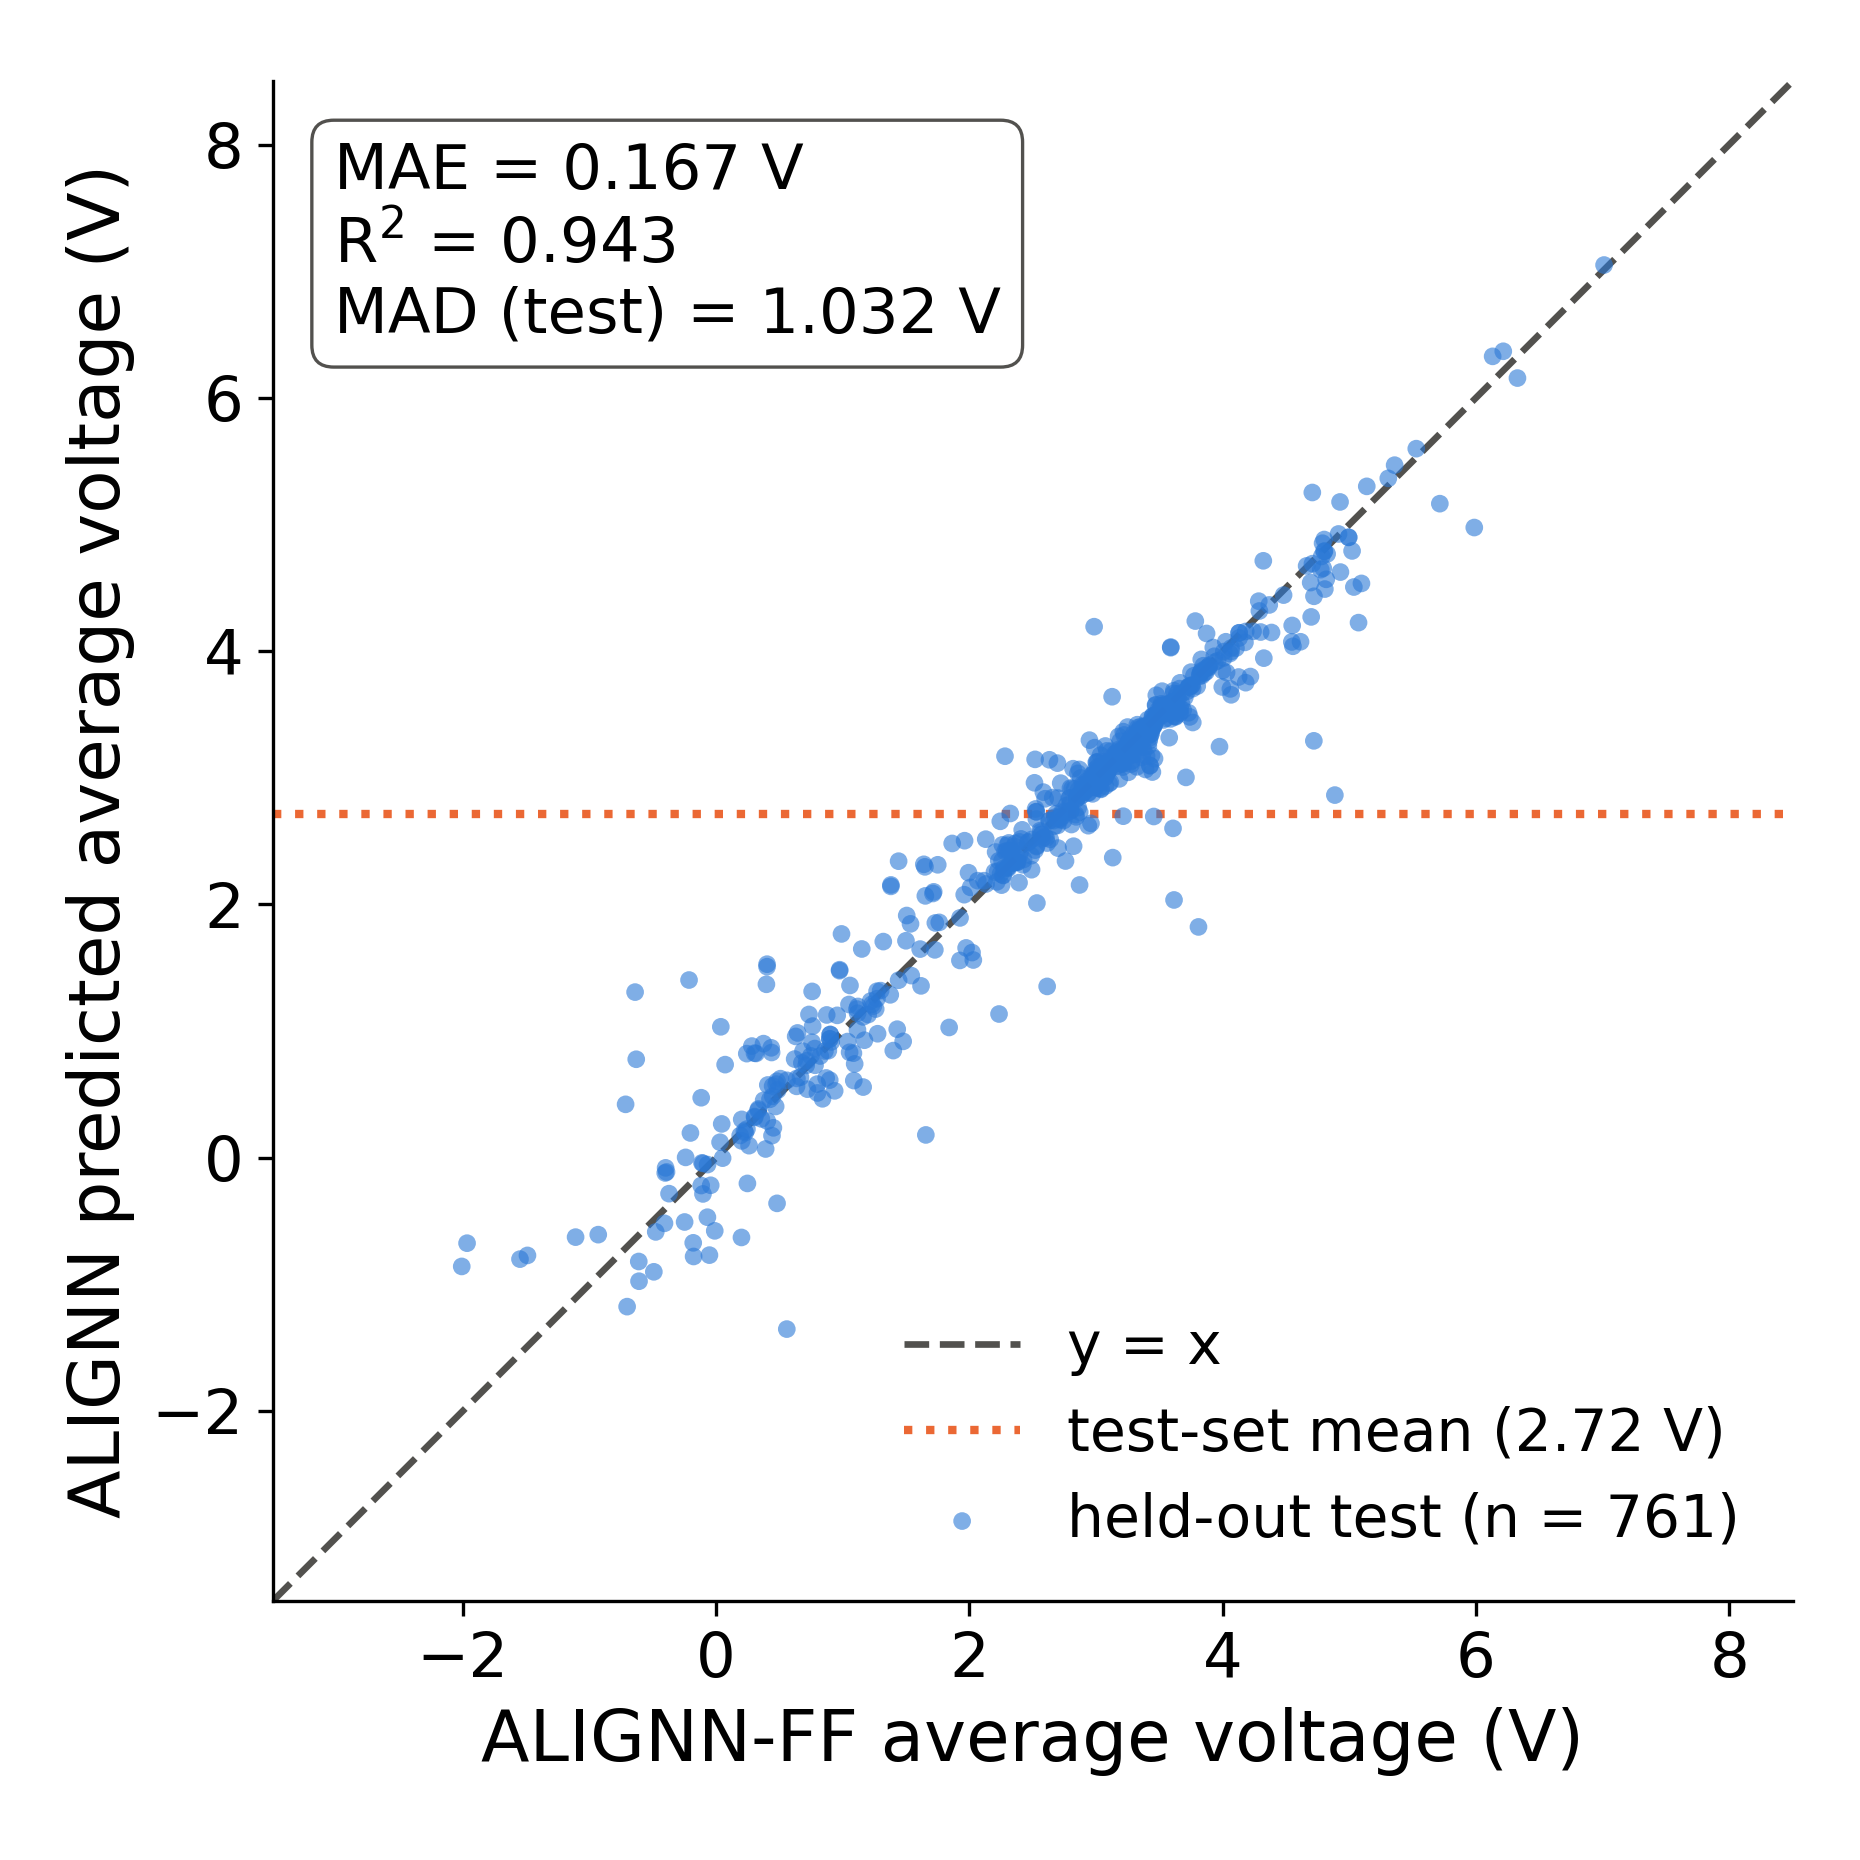

Write the Python code that produced this figure.
"""Item 9: ALIGNN tier-1 parity plot from the archived Test_results.json.

Predicted vs target (ALIGNN-FF) average voltage on the 761 held-out test
structures; dashed y=x, dotted dataset-mean baseline (the predictor whose MAE
is the MAD), MAE and R2 in the panel. Writes alignn_parity.png / .pdf.
Numbers match test_metrics.json (same file, same formulas).
"""
import json
import os
import numpy as np
import matplotlib
matplotlib.use("Agg")
import matplotlib.pyplot as plt

HERE = os.path.dirname(os.path.abspath(__file__))
MODEL_DIR = "/Users/jaelee/Desktop/archive/hpc_runs/bmat_result/bmat_inverse/Li_250/voltage"
plt.rcParams.update({"font.size": 15, "axes.labelsize": 17, "axes.titlesize": 16,
                     "xtick.labelsize": 15, "ytick.labelsize": 15, "legend.fontsize": 14,
                     "pdf.fonttype": 42})
BLUE, ORANGE, GRAY = "#2a78d6", "#eb6834", "#52514e"

test = json.load(open(os.path.join(MODEL_DIR, "Test_results.json")))
y = np.array([r["target_out"][0] for r in test]); yhat = np.array([r["pred_out"] for r in test])
res = yhat - y
mae = np.mean(np.abs(res)); r2 = 1 - np.sum(res ** 2) / np.sum((y - y.mean()) ** 2)
mad = np.mean(np.abs(y - y.mean()))
lim = [np.floor(min(y.min(), yhat.min())) - 0.5, np.ceil(max(y.max(), yhat.max())) + 0.5]

fig, ax = plt.subplots(figsize=(6.2, 6.2))
ax.plot(lim, lim, ls="--", color=GRAY, lw=1.6, label="y = x", zorder=1)
ax.axhline(y.mean(), ls=":", color=ORANGE, lw=2.0, label=f"test-set mean ({y.mean():.2f} V)", zorder=1)
ax.scatter(y, yhat, s=18, color=BLUE, alpha=0.6, edgecolors="none", label=f"held-out test (n = {len(y)})", zorder=2)
ax.set_xlim(lim); ax.set_ylim(lim); ax.set_aspect("equal")
ax.set_xlabel("ALIGNN-FF average voltage (V)")
ax.set_ylabel("ALIGNN predicted average voltage (V)")
ax.text(0.04, 0.96, f"MAE = {mae:.3f} V\nR$^2$ = {r2:.3f}\nMAD (test) = {mad:.3f} V", transform=ax.transAxes,
        va="top", ha="left", fontsize=15, bbox=dict(boxstyle="round,pad=0.35", fc="white", ec=GRAY, lw=0.8))
ax.legend(loc="lower right", frameon=False)
ax.spines[["top", "right"]].set_visible(False)
fig.tight_layout()
fig.savefig(os.path.join(HERE, "alignn_parity.png"), dpi=300)
fig.savefig(os.path.join(HERE, "alignn_parity.pdf"))
print(f"n={len(y)} MAE={mae:.4f} R2={r2:.4f} MAD={mad:.4f} mean={y.mean():.4f}")
